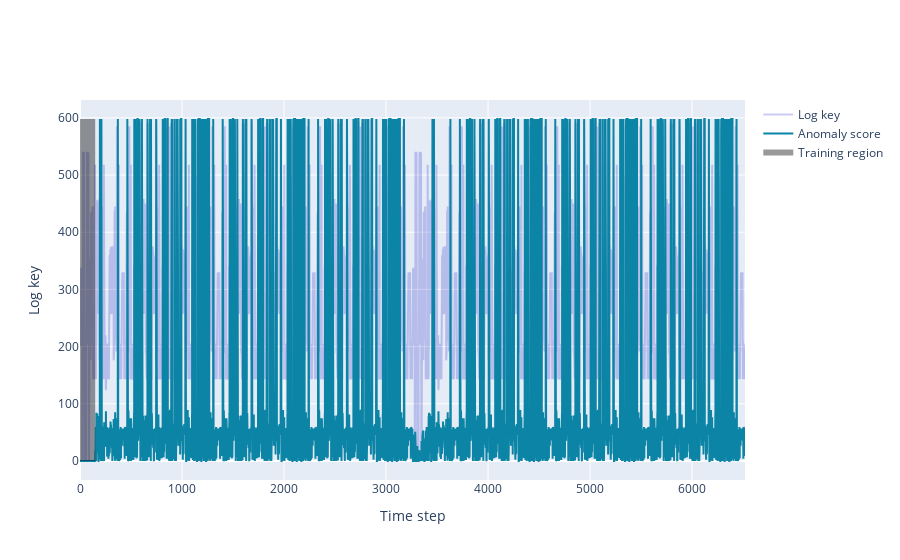

The notebook cell this image was saved under:
### Code cell
benign_df = pd.read_csv("./test_data/benign.csv", header=0)
test_vmft_lad(benign_df)

### Figure 1 — Plotly figure (JSON) as saved in the notebook; plotly's stock layout.template omitted (floating-point values rounded to 4 significant figures; data arrays with more than 128 entries replaced by an {"elided": "..."} marker saying what was removed)
{"data": [{"line": {"color": "rgba(0,0,190, 0.2)"}, "name": "Log key", "type": "scatter", "y": {"elided": "6520 int values"}}, {"line": {"color": "rgb(11, 132, 165)"}, "name": "Anomaly score", "type": "scatter", "y": {"elided": "6520 float values"}}, {"fill": "tozeroy", "fillcolor": "rgba(0, 0, 0, 0.4)", "line": {"color": "rgba(0, 0, 0, 0.4)"}, "mode": "none", "name": "Training region", "type": "scatter", "x": {"elided": "151 int values"}, "y": {"elided": "150 int values"}}], "layout": {"xaxis": {"title": {"text": "Time step"}}, "yaxis": {"title": {"text": "Log key"}}}}
